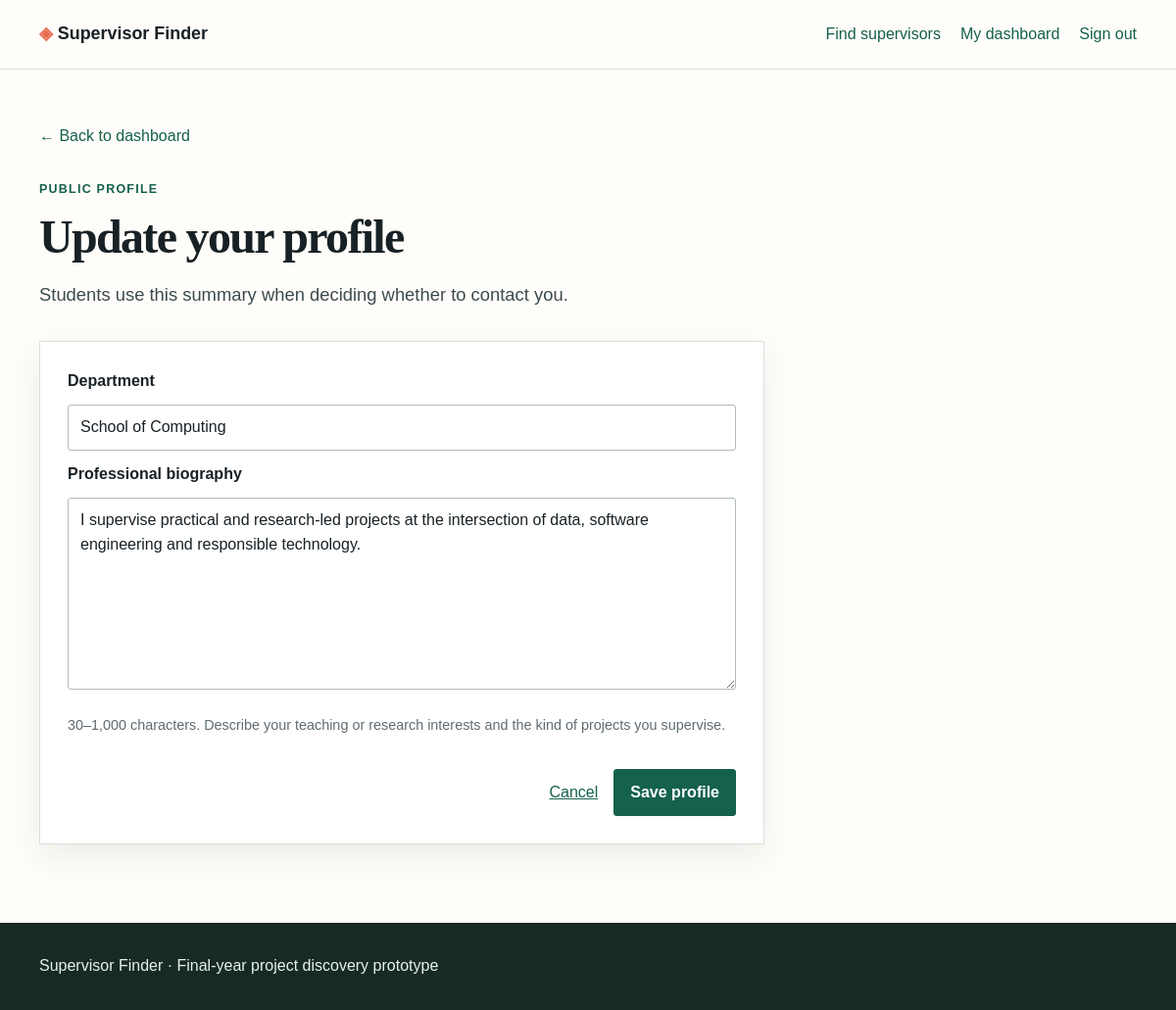
/dashboard/profile (signed in), run on the app's committed database.
### tables this page shows
CREATE TABLE staff (
  id INTEGER PRIMARY KEY AUTOINCREMENT,
  full_name TEXT NOT NULL,
  email TEXT NOT NULL UNIQUE,
  password TEXT NOT NULL,
  department TEXT NOT NULL,
  bio TEXT NOT NULL
);

### app.py (the view, shortened to what this page needs)
    @app.route("/dashboard/profile", methods=["GET", "POST"])
    @staff_required
    def edit_profile():
        db = get_db()
        staff = db.execute("SELECT * FROM staff WHERE id=?", (session["staff_id"],)).fetchone()
        return render_template("profile_form.html", staff=staff)

### templates/profile_form.html (shortened to what this page needs)
{% extends 'base.html' %}
{% block content %}
<section class="container form-page"><a class="back-link" href="{{ url_for('dashboard') }}">← Back to dashboard</a><p class="eyebrow">Public profile</p><h1>Update your profile</h1><p class="lead">Students use this summary when deciding whether to contact you.</p><form class="form-card" method="post"><label for="department">Department</label><input id="department" name="department" value="{{ staff.department }}" required minlength="2" maxlength="100"><label for="bio">Professional biography</label><textarea id="bio" name="bio" required minlength="30" maxlength="1000" rows="7">{{ staff.bio }}</textarea><p class="help-text">30–1,000 characters. Describe your teaching or research interests and the kind of projects you supervise.</p><div class="form-actions"><a href="{{ url_for('dashboard') }}">Cancel</a><button class="button" type="submit">Save profile</button></div></form></section>
{% endblock %}

### static/style.css (style rules this page uses)
:root { --ink:#182126; --muted:#5f6c73; --paper:#fffdf9; --tint:#f0f5f1; --line:#d8e0dc; --green:#14614d; --green-dark:#0d4b3b; --coral:#e66a4e; --focus:#ffca55; }
* { box-sizing:border-box; }
body { margin:0; color:var(--ink); background:var(--paper); font:16px/1.55 Arial, Helvetica, sans-serif; }
h1,h2,h3 { font-family:Georgia, 'Times New Roman', serif; line-height:1.12; margin:0 0 .55rem; }
h1 { font-size:clamp(2.3rem,5vw,4.8rem); letter-spacing:-.035em; }
a { color:var(--green); }
button,input,select,textarea { font:inherit; }
button { cursor:pointer; }
.container { width:min(1120px,calc(100% - 2.5rem)); margin:auto; }
.eyebrow { color:var(--green); font-size:.78rem; font-weight:700; letter-spacing:.1em; text-transform:uppercase; margin:0 0 .75rem; }
.lead { color:#3c4b50; font-size:1.15rem; max-width:680px; }
.search-card,.form-card,.auth-card { display:grid; gap:.7rem; padding:1.35rem; background:#fff; border:1px solid var(--line); box-shadow:0 12px 28px rgba(30,50,42,.08); }
input,select,textarea { width:100%; min-height:44px; padding:.65rem .75rem; border:1px solid #aebcb5; border-radius:3px; color:var(--ink); background:#fff; }
textarea { resize:vertical; }
.button { display:inline-flex; justify-content:center; align-items:center; min-height:44px; padding:.65rem 1rem; border:1px solid var(--green); border-radius:3px; color:#fff; background:var(--green); font-weight:700; text-decoration:none; }
.small,.help-text { color:var(--muted); font-size:.9rem; }
.back-link { display:inline-block; margin-bottom:2rem; text-decoration:none; }
.form-page { padding:3.5rem 0 5rem; }
.form-page h1 { font-size:clamp(2.2rem,4vw,3.7rem); }
.form-card { max-width:740px; margin-top:2rem; padding:1.75rem; }
.form-card label { font-weight:700; }
.form-actions { display:flex; justify-content:flex-end; align-items:center; gap:1rem; margin-top:.5rem; }

### data on the page
staff: department "School of Computing", bio "I supervise practical and research-led projects at the intersection of data, software engineering and responsible technology."
